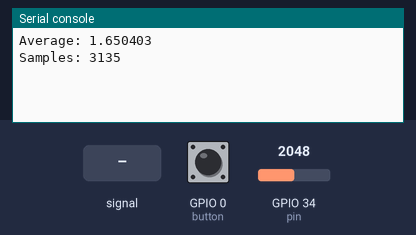
The program below on a simulated ESP32 board running MicroPython. Shown: the last lines printed to the serial console. The test bench sets the inputs (shaded band); at power-on: GPIO 34 (pin) = 2048, GPIO 0 (button) HIGH (analog values on the 0–4095 scale). The interpreter's speed is modelled, so counts of loop turns are approximate; deep sleep restarts the program when it ends.

Above: at 1.2 s.
1.3 s: GPIO 34 (pin) fed a 200 Hz sine of ±327 counts around its level
2.8 s: GPIO 34 (pin) set to 2866
At 4.0 s:
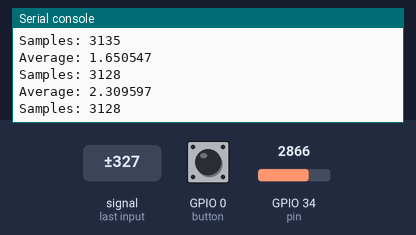
4.3 s: GPIO 34 (pin) set to 3603
At 5.5 s:
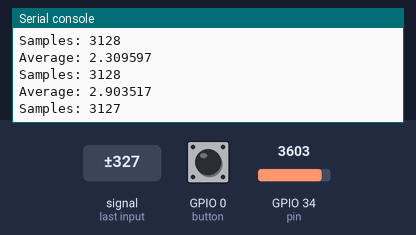
Timing chart, 0 to 7.3 s (numbered marks = the images above; inputs shaded):
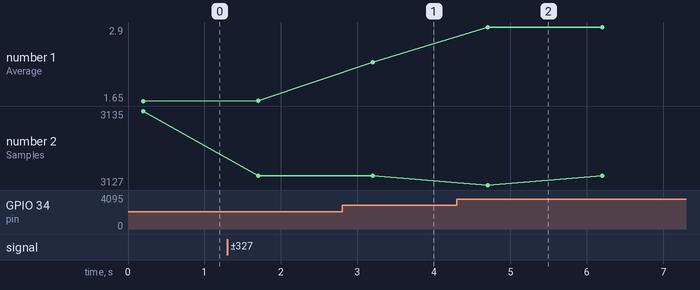

Measured:
- after the input at 2.8 s, the serial console: prints a new line after 0.40 s (image 1)
- after the input at 4.3 s, the serial console: prints a new line after 0.40 s (image 2)
- plotted number 1: 1.65 → 1.65 after the input at 1.3 s, 1.65 → 2.31 after the input at 2.8 s, 2.31 → 2.9 after the input at 4.3 s

The program:

average.py
```python
from machine import Pin
from machine import ADC
from machine import deepsleep
from time import ticks_ms

pin = Pin(34)
button = Pin(0)

adc=ADC(pin)
adc.atten(ADC.ATTN_11DB)

s = 0.066			#Sensibility

def getAverage():
    average = 0
    n = 0
    t = ticks_ms()

    while (ticks_ms() - t) <= 200:
        n += 1
        average += 3.3*adc.read()/4095

    return (average/n,n)

while True:
    if button.value() == 1:
        (average,n) = getAverage()
        print("Average:",average)
        print("Samples:",n)

        deepsleep(1000)

    else:
        break
```
